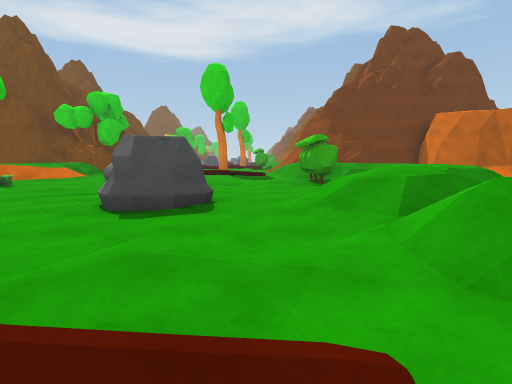
view 1 (above)

20 first-person views from a walk through a 3-D level made in the Unity game engine. The camera is 1.3 m above the floor, tilts 6° down and sees 80° across. The floor is counted in squares, 2 m on a side. Each view is taken from the middle of a square. On the plan, view 1 faces up. The plan holds only what a view shows up to about 10 squares ahead; the rest is blank. The place goes on beyond the plan. The player is left out.

view 2
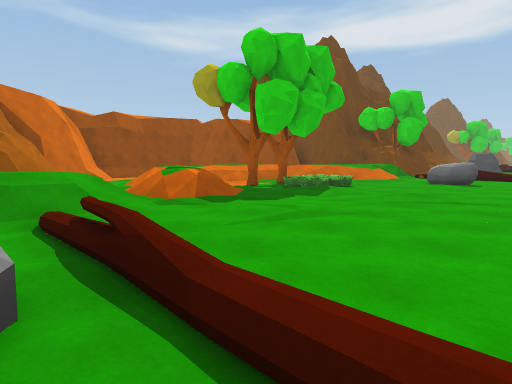

view 3
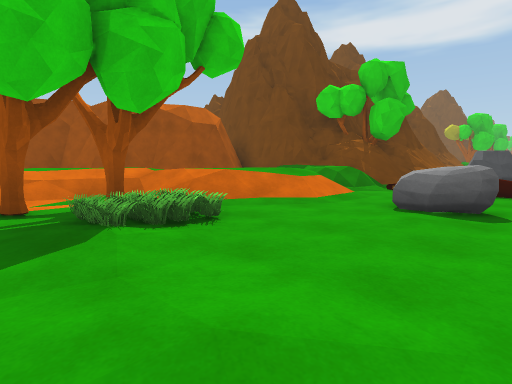

view 4
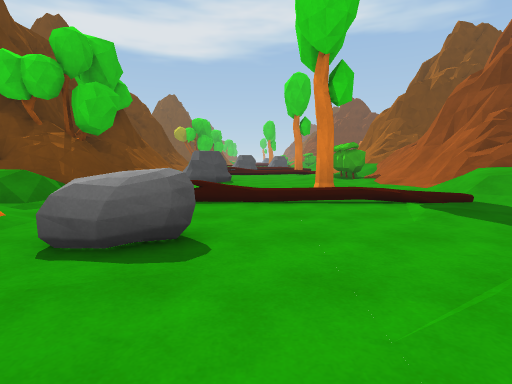

view 5
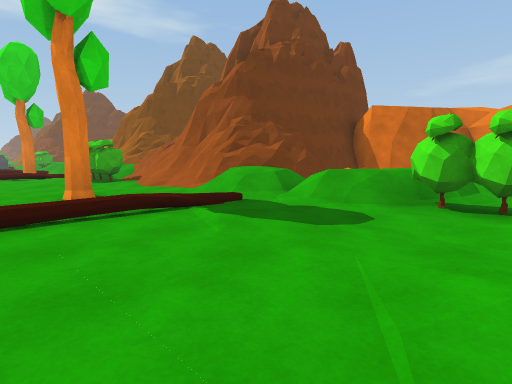

view 6
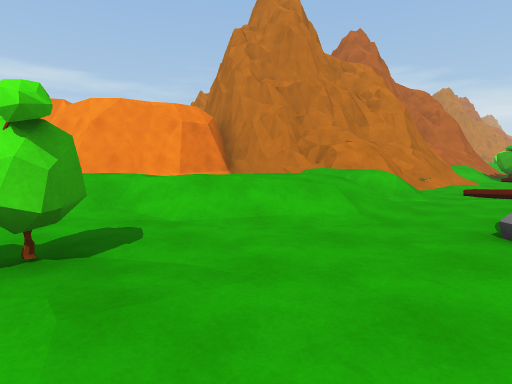

view 7
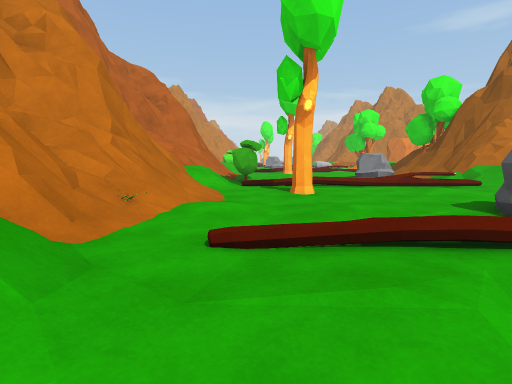

view 8
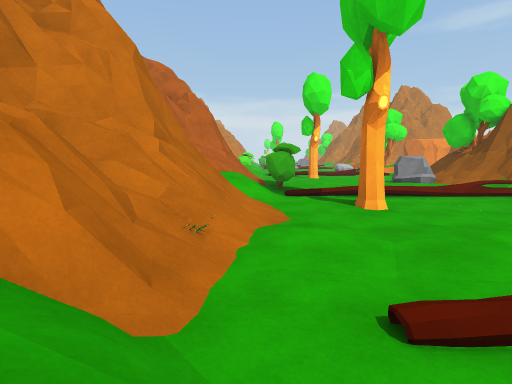

view 9
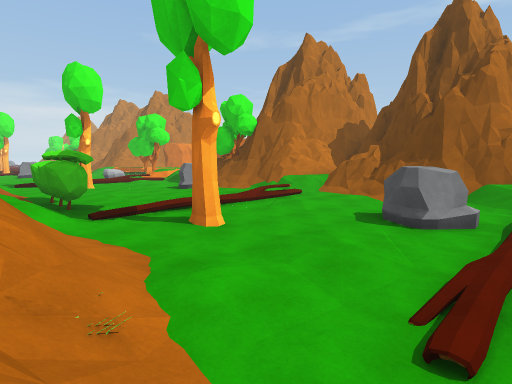

view 10
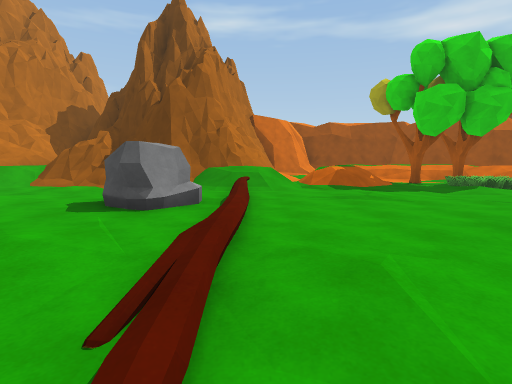

view 11
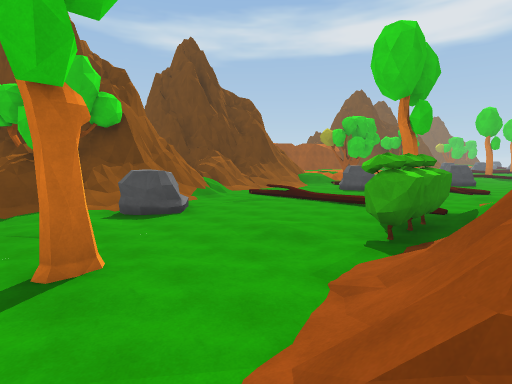

view 12
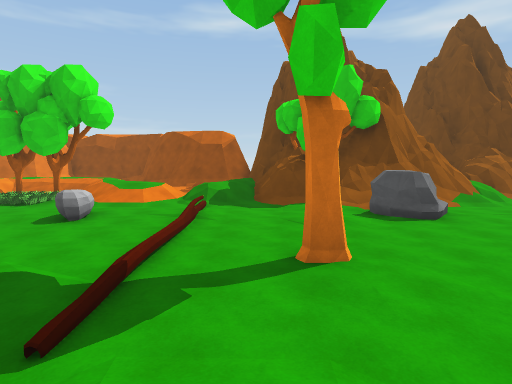

view 13
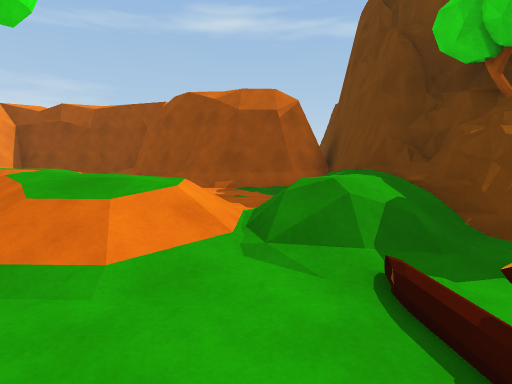

view 14
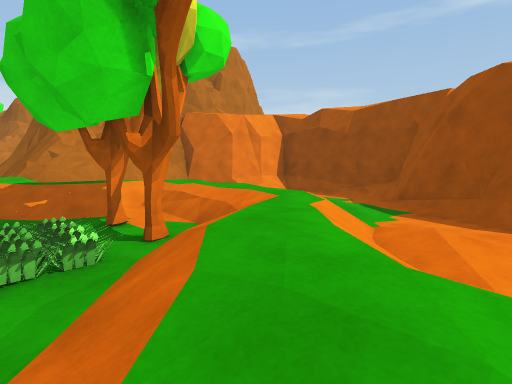

view 15
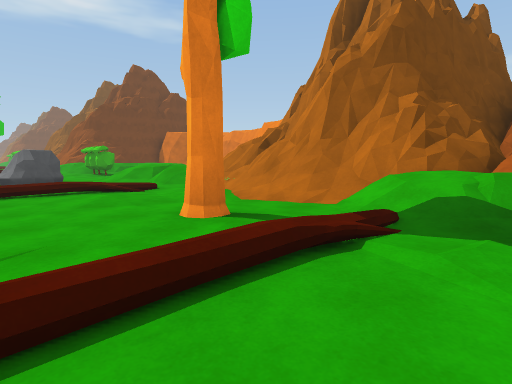

view 16
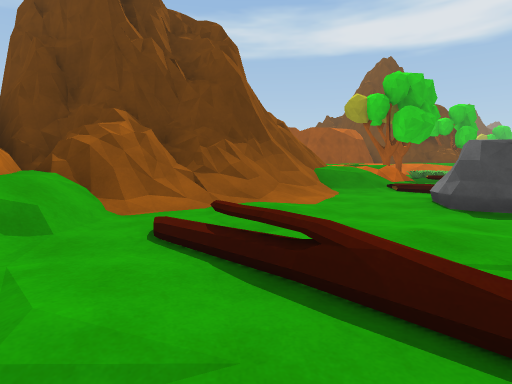

view 17
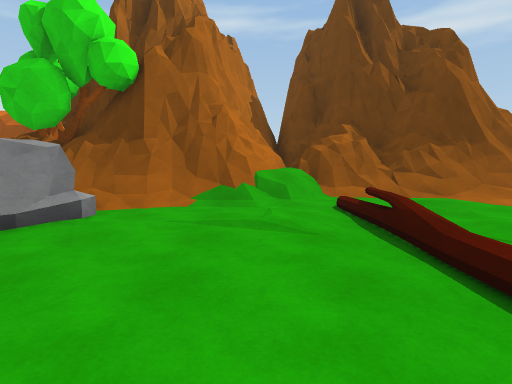

view 18
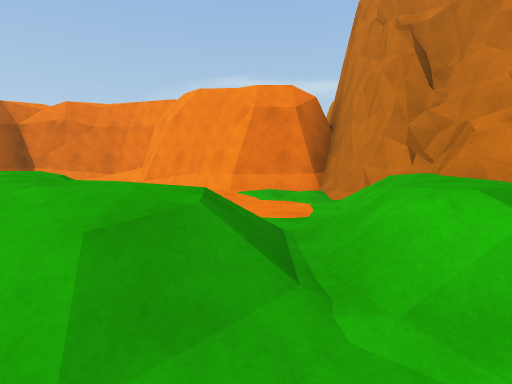

view 19
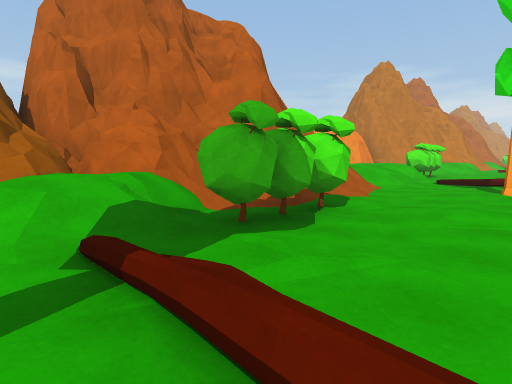

view 20
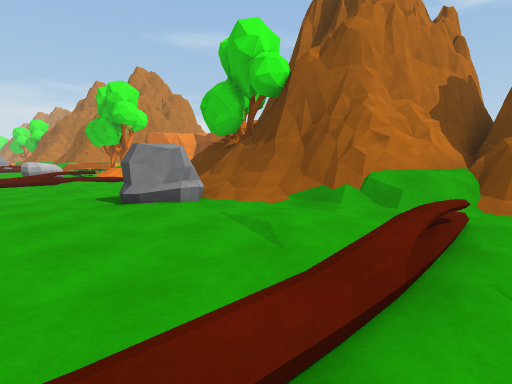

### Floor plan
Key: @ floor where view 1 was taken; # wall or solid block; x gap in a wall; . main floor; : floor 0.25 m higher than the main floor; + floor 1 m higher than the main floor; / step, stairs or slope; = window, fence, low wall or low ledge; ^ raised ledge; R rock; B bush; T tree.
Columns run from 14 left of view 1 to 9 right of it. Each row starts with its distance up from view 1.
 21      #=/.....:./=#
 20      #=/.=x...///#
 19      ###/.:..:B/##
 18       ##/.....B/=##
 17       ##//R..:./=##
 16       ##/RR..../=
 15       #T/....../##
 14      ##T/.:..T./####
 13    ###/=......./+/###
 12    #///+/==//////
 11    #...//......//
 10   ##.: +/......//+/    #
  9  ##.://+/.R.....B/+    #
  8 ##/.//+/..:..:::B.+    #
  7 ##.: +T..... ....:+    #
  6 #/.//+..B.:. ...//+   ##
  5 #..//+T...:..:.////  .#
  4 #/:  +//....RR./+   :##
  3 ###:://+/.:....//.:.:#
  2   #//:.:.......////::#
  1   #####+/==...///#####
  0      ###/.R...@.###
 -1       ^=..RR.::/#=^
 -2      ^^#:....../=##
 -3      #=#:::..T./=^
 -4     ##=/.....:./=#^
 -5    ###=/.=x...///####
 -6     ####/.:..:B/##
 -7       ##/.....B/=#
 -8        #//R..:./=#

Where each view was taken, in squares from view 1:
view 1: 0 up, 0 right, facing up
view 2: 0 up, 2 left, facing up-left
view 3: 5 up, 3 left, facing up-left
view 4: 7 up, 3 left, facing up
view 5: 8 up, 3 left, facing up-right
view 6: 8 up, 1 left, facing down-right
view 7: 3 up, 0 right, facing down
view 8: 2 up, 1 right, facing down
view 9: 1 up, 2 right, facing down-left
view 10: 1 up, 1 right, facing left
view 11: 13 up, 2 right, facing up-left
view 12: 13 up, 2 right, facing left
view 13: 11 up, 4 left, facing left
view 14: 10 up, 6 left, facing down-left
view 15: 6 down, 3 left, facing up-right
view 16: 6 down, 3 left, facing up-left
view 17: 6 down, 1 left, facing left
view 18: 3 up, 0 right, facing right
view 19: 21 up, 2 left, facing down-right
view 20: 21 up, 2 left, facing down-left
